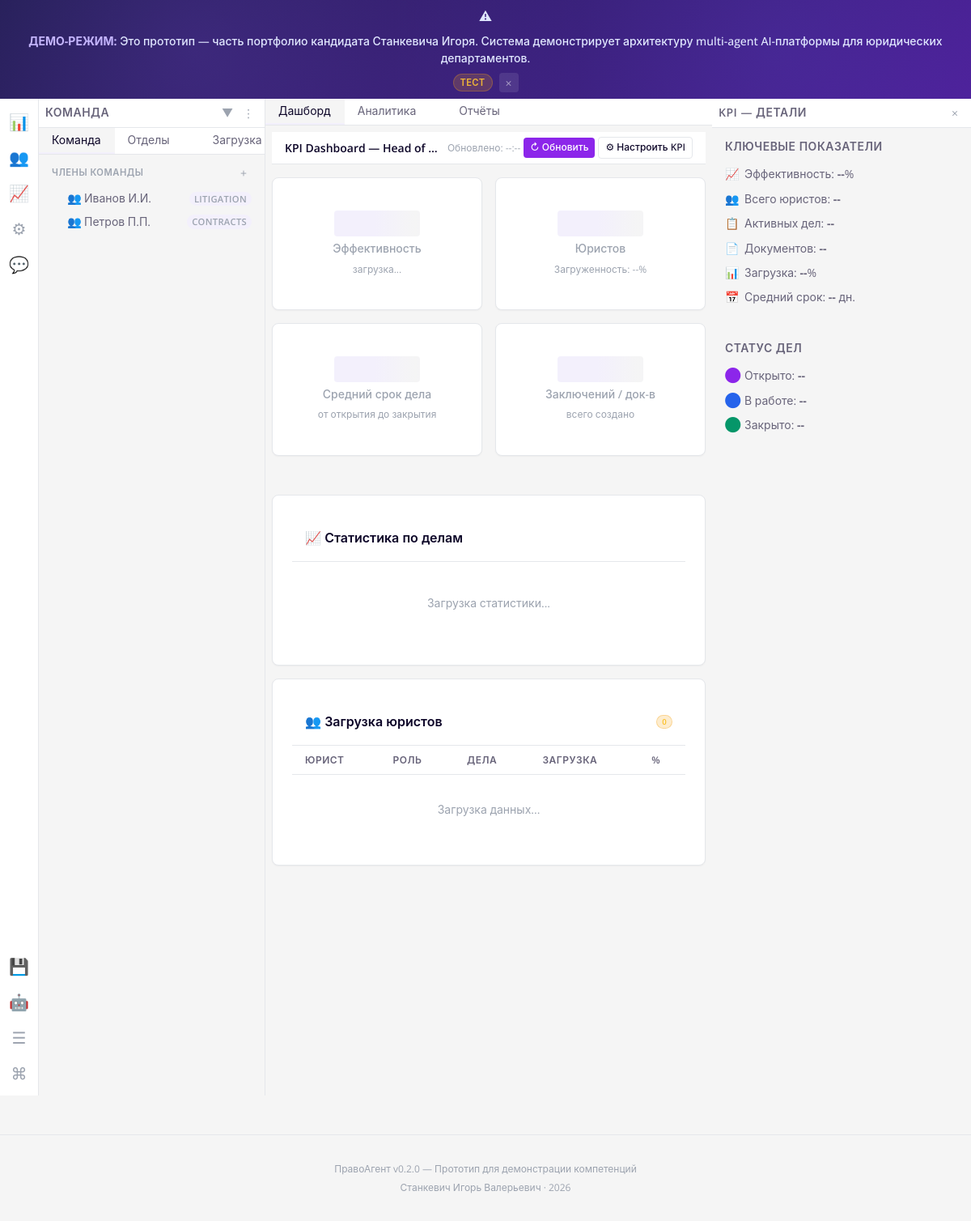
The page /app/head-legal on the database its author committed.
### backend/models/base.py (models this page shows)
class User(Base):
    __tablename__ = "users"
    id = Column(Integer, primary_key=True, index=True)
    email = Column(String, unique=True, index=True, nullable=False)
    username = Column(String, nullable=False)
    hashed_password = Column(String, nullable=False)
    role = Column(String, default="lawyer")  # litigation | contracts | general | head_legal | admin | legal_opinions
    tenant_id = Column(Integer, ForeignKey("tenants.id"), nullable=True)
    is_active = Column(Boolean, default=True)
    telegram_chat_id = Column(String, nullable=True)
    company_name = Column(String, nullable=True)
    phone = Column(String, nullable=True)
    email_verified = Column(Boolean, default=False)
    created_at = Column(DateTime, default=datetime.datetime.utcnow)
    tenant = relationship("Tenant", back_populates="users")
    cases = relationship("Case", back_populates="user")

### backend/router/workspace.py (the view)
@router.get("/head-legal")
def head_legal_workspace(
    current_user: User = Depends(require_role("head_legal", "admin")),
    db: Session = Depends(get_db),
):
    tenant_id = current_user.tenant_id
    total_cases = db.query(Case).filter(Case.tenant_id == tenant_id).count()
    open_cases = db.query(Case).filter(Case.tenant_id == tenant_id, Case.status == "open").count()
    closed_cases = db.query(Case).filter(Case.tenant_id == tenant_id, Case.status == "closed").count()
    in_progress_cases = db.query(Case).filter(Case.tenant_id == tenant_id, Case.status == "in_progress").count()
    total_documents = db.query(Document).filter(Document.tenant_id == tenant_id).count()
    total_users = db.query(User).filter(User.tenant_id == tenant_id).count()
    team_members = (
        db.query(User)
        .filter(User.tenant_id == tenant_id, User.is_active == True)
        .all()
    )
    efficiency = 0
    if total_cases > 0:
        efficiency = round((closed_cases / total_cases) * 100)
    avg_duration_days = 45
    config = get_workspace_config("head_legal")
    return render_workspace(
        "workspaces/head_legal.html",
        request={},
        user=current_user,
        workspace_id="head_legal",
        workspace_config=config,
        total_cases=total_cases,
        open_cases=open_cases,
        closed_cases=closed_cases,
        in_progress_cases=in_progress_cases,
        total_documents=total_documents,
        total_users=total_users,
        team_members=team_members,
        efficiency=efficiency,
        avg_duration_days=avg_duration_days,
        demo_mode=True,
        now=datetime.datetime.utcnow(),
    )

### templates/workspaces/head_legal.html (shortened to what this page needs)
{% extends "base.html" %}
{% block activity_bar %}
<div class="panel-activity-bar">
    <button class="activity-bar-item active" data-panel="explorer" title="Дашборд (Ctrl+B)">
        &#128202;
    </button>
    <button class="activity-bar-item" data-panel="team-panel" title="Команда">
        &#128101;
    </button>
    <button class="activity-bar-item" data-panel="analytics" title="Аналитика">
        &#128200;
    </button>
    <button class="activity-bar-item" data-panel="kpi-settings" title="Настройки KPI">
        &#9881;
    </button>
    <button class="activity-bar-item" data-action="toggle-chat" title="Чат с AI-агентом">
        &#128172;
    </button>
    <div class="activity-bar-bottom">
        <button class="activity-bar-item" onclick="document.getElementById('git-modal').classList.add('open')" title="Git-интеграция">
            &#128190;
        </button>
        <button class="activity-bar-item" onclick="document.getElementById('agents-modal').classList.add('open')" title="AI-агенты">
            &#129302;
        </button>
        <button class="activity-bar-item" data-action="toggle-sidebar" title="Toggle Sidebar">
            &#9776;
        </button>
        <button class="activity-bar-item" id="omnibox-trigger" onclick="window.omnibox.open()" title="Command Palette (Ctrl+K)">
            &#8984;
        </button>
    </div>
</div>
{% endblock %}
{% block sidebar_panel %}
<div class="panel" data-panel-id="explorer" data-default-width="280">
    <div class="panel-header">
        <span class="panel-header-title">Команда</span>
        <div class="panel-header-actions">
            <button class="panel-header-btn" title="Collapse" data-action="collapse-panel">&#9660;</button>
            <button class="panel-header-btn" title="More">&#8942;</button>
        </div>
    </div>
    <div class="panel-tabs">
        <div class="panel-tab active" data-tab-target="team-members">
            <span>Команда</span>
        </div>
        <div class="panel-tab" data-tab-target="departments">
            <span>Отделы</span>
        </div>
        <div class="panel-tab" data-tab-target="workload">
            <span>Загрузка</span>
        </div>
    </div>
    <div class="panel-body" style="padding: 0;">
        <div class="panel-section" data-tab-content="team-members" style="padding: var(--space-sm);">
            <div class="workspace-sidebar-header">
                <span class="workspace-sidebar-title">Члены команды</span>
                <button class="workspace-sidebar-action" title="Добавить">+</button>
            </div>
            <div class="tree tree-scrollable" id="team-members-list">
                {% if team_members %}
                    {% for member in team_members %}
                    <div class="tree-item">
                        <div class="tree-item-content">
                            <span class="tree-icon tree-icon-case">&#128101;</span>
                            <span class="tree-label">{{ member.username }}</span>
                            <span class="tree-meta badge badge-sm badge-default">{{ member.role }}</span>
                        </div>
                    </div>
                    {% endfor %}
                {% else %}
                    <div class="panel-empty">
                        <div class="panel-empty-icon">&#128101;</div>
                        <div class="panel-empty-text">Нет членов команды</div>
                    </div>
                {% endif %}
            </div>
        </div>
    </div>
</div>
{% endblock %}
{% block main_panel %}
<div class="panel" data-panel-id="main" style="border-right: none;">
    <div class="panel-tabs">
        <div class="panel-tab active" data-tab-target="dashboard-view">
            <span>Дашборд</span>
        </div>
        <div class="panel-tab" data-tab-target="analytics-view">
            <span>Аналитика</span>
        </div>
        <div class="panel-tab" data-tab-target="reports-view">
            <span>Отчёты</span>
        </div>
    </div>
    <div class="panel-body" data-tab-content="dashboard-view">
        <div class="workspace-toolbar">
            <span class="workspace-toolbar-title">KPI Dashboard — Head of Legal</span>
            <div class="workspace-toolbar-actions">
                <span class="refresh-indicator" id="refresh-indicator">
                    <span id="refresh-time">Обновлено: --:--</span>
                </span>
                <button class="btn btn-sm" id="btn-refresh" title="Обновить">&#8635; Обновить</button>
                <button class="btn btn-sm btn-secondary" id="btn-kpi-settings">&#9881; Настроить KPI</button>
            </div>
        </div>
        <div class="stats-grid" id="kpi-stats-grid" style="margin-top: var(--space-md);">
            <div class="card card-hover" style="text-align: center;" data-kpi="efficiency">
                <div class="card-body">
                    <div class="stat-value" id="kpi-efficiency" style="color: var(--color-primary);">
                        <div class="stat-shimmer stat-shimmer-value"></div>
                    </div>
                    <div class="stat-label">Эффективность</div>
                    <div class="text-xs text-muted" style="margin-top: var(--space-xs);">
                        <span id="kpi-efficiency-detail">загрузка...</span>
                    </div>
                </div>
            </div>
            <div class="card card-hover" style="text-align: center;" data-kpi="users">
                <div class="card-body">
                    <div class="stat-value" id="kpi-users">
                        <div class="stat-shimmer stat-shimmer-value"></div>
                    </div>
                    <div class="stat-label">Юристов</div>
                    <div class="text-xs text-muted" style="margin-top: var(--space-xs);">
                        Загруженность: <span id="kpi-load-pct">--</span>%
                    </div>
                </div>
            </div>
            <div class="card card-hover" style="text-align: center;" data-kpi="duration">
                <div class="card-body">
                    <div class="stat-value" id="kpi-duration">
                        <div class="stat-shimmer stat-shimmer-value"></div>
                    </div>
                    <div class="stat-label">Средний срок дела</div>
                    <div class="text-xs text-muted" style="margin-top: var(--space-xs);">от открытия до закрытия</div>
                </div>
            </div>
            <div class="card card-hover" style="text-align: center;" data-kpi="documents">
                <div class="card-body">
                    <div class="stat-value" id="kpi-documents">
                        <div class="stat-shimmer stat-shimmer-value"></div>
                    </div>
                    <div class="stat-label">Заключений / док-в</div>
                    <div class="text-xs text-muted" style="margin-top: var(--space-xs);">всего создано</div>
                </div>
            </div>
        </div>
        <div class="card" style="margin-top: var(--space-md);" data-kpi="case-chart">
            <div class="card-header">
                <span class="card-header-title">&#128200; Статистика по делам</span>
            </div>
            <div class="card-body" id="kpi-case-chart">
                <div class="loading">Загрузка статистики...</div>
            </div>
        </div>
        <div class="card" style="margin-top: var(--space-md);" data-kpi="team-table">
            <div class="card-header">
                <span class="card-header-title">&#128101; Загрузка юристов</span>
                <div class="card-header-actions">
                    <span class="badge badge-test badge-sm" id="team-count-badge">0</span>
                </div>
            </div>
            <div class="card-body" style="padding: 0;">
                <div class="data-table-wrapper">
                    <table class="data-table">
                        <thead>
                            <tr>
                                <th>Юрист</th>
                                <th>Роль</th>
                                <th>Дела</th>
                                <th>Загрузка</th>
                                <th>%</th>
                            </tr>
                        </thead>
                        <tbody id="kpi-team-table-body">
                            <tr>
                                <td colspan="5" style="text-align: center; padding: var(--space-xl); color: var(--color-text-muted);">
                                    Загрузка данных...
                                </td>
                            </tr>
                        </tbody>
                    </table>
                </div>
            </div>
        </div>
    </div>
    <div class="panel-resize-handle" data-resize-target="right"></div>
</div>
{% endblock %}
{% block right_panel %}
<div class="panel" data-panel-id="team-panel" data-default-width="320" style="width: 320px; flex: none;">
    <div class="panel-header">
        <span class="panel-header-title">KPI — Детали</span>
        <div class="panel-header-actions">
            <button class="panel-header-btn" title="Close" data-action="collapse-panel">&times;</button>
        </div>
    </div>
    <div class="panel-body" style="padding: 0;">
        <div id="kpi-details-content" class="chat-widget-panel-section" style="display: block;">
            <div class="panel-section" style="padding: var(--space-sm);">
                <div class="panel-section-title">Ключевые показатели</div>
                <div class="panel-section-item">
                    <span class="item-icon">&#128200;</span>
                    <span>Эффективность: <strong id="detail-efficiency">--</strong>%</span>
                </div>
                <div class="panel-section-item">
                    <span class="item-icon">&#128101;</span>
                    <span>Всего юристов: <strong id="detail-users">--</strong></span>
                </div>
                <div class="panel-section-item">
                    <span class="item-icon">&#128203;</span>
                    <span>Активных дел: <strong id="detail-active-cases">--</strong></span>
                </div>
                <div class="panel-section-item">
                    <span class="item-icon">&#128196;</span>
                    <span>Документов: <strong id="detail-documents">--</strong></span>
                </div>
                <div class="panel-section-item">
                    <span class="item-icon">&#128202;</span>
                    <span>Загрузка: <strong id="detail-load">--</strong>%</span>
                </div>
                <div class="panel-section-item">
                    <span class="item-icon">&#128197;</span>
                    <span>Средний срок: <strong id="detail-duration">--</strong> дн.</span>
                </div>
            </div>
            <div class="panel-section" style="padding: var(--space-sm);">
                <div class="panel-section-title">Статус дел</div>
                <div class="panel-section-item">
                    <span class="item-icon" style="color: var(--color-primary);">&#11044;</span>
                    <span>Открыто: <strong id="detail-open">--</strong></span>
                </div>
                <div class="panel-section-item">
                    <span class="item-icon" style="color: var(--color-info);">&#11044;</span>
                    <span>В работе: <strong id="detail-in-progress">--</strong></span>
                </div>
                <div class="panel-section-item">
                    <span class="item-icon" style="color: var(--color-success);">&#11044;</span>
                    <span>Закрыто: <strong id="detail-closed">--</strong></span>
                </div>
            </div>
        </div>
    </div>
</div>
{% endblock %}

### rows shown on the page
User: username "Иванов И.И.", role "LITIGATION"
User: username "Петров П.П.", role "CONTRACTS"
